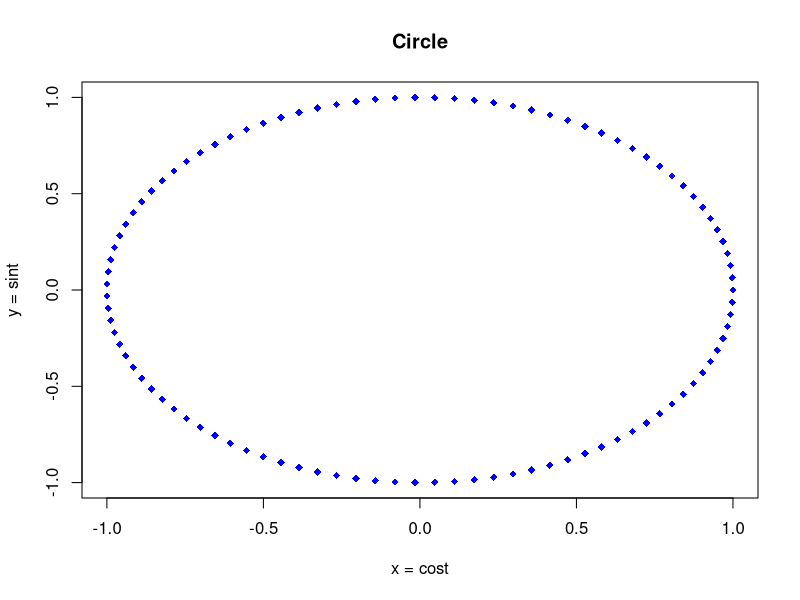
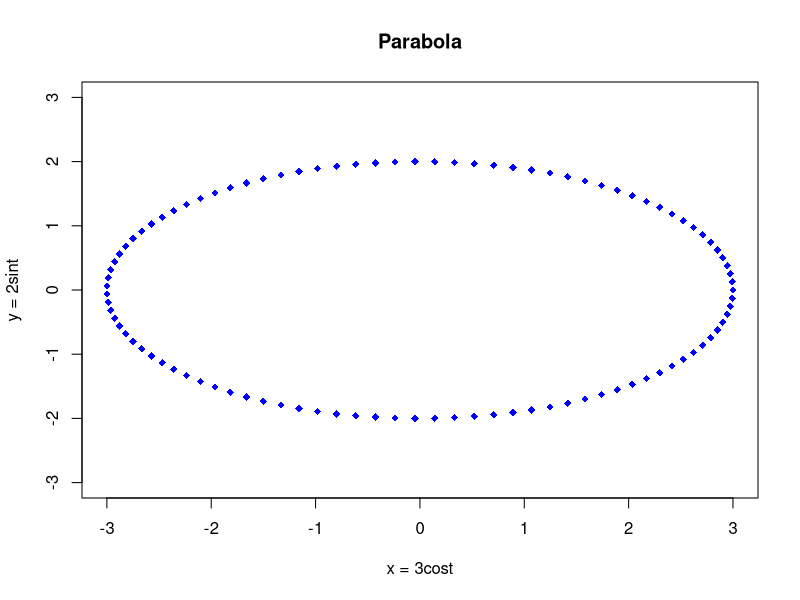
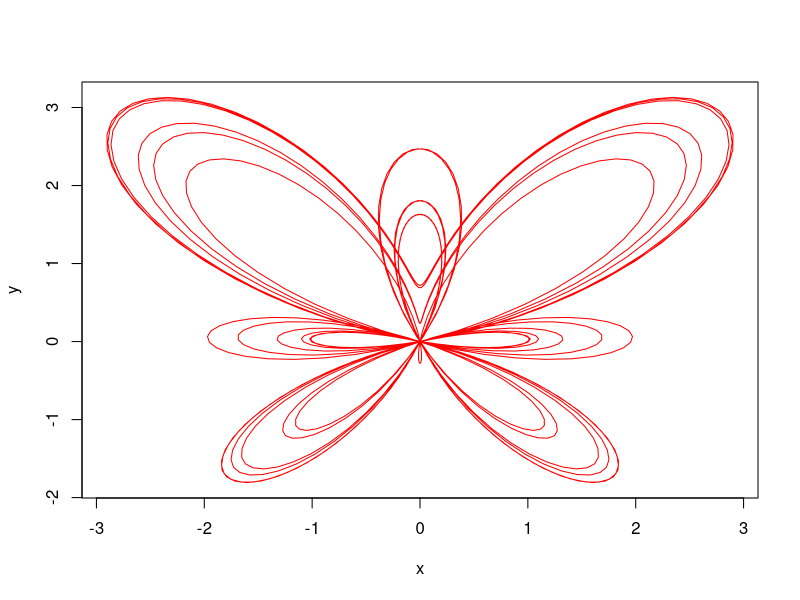
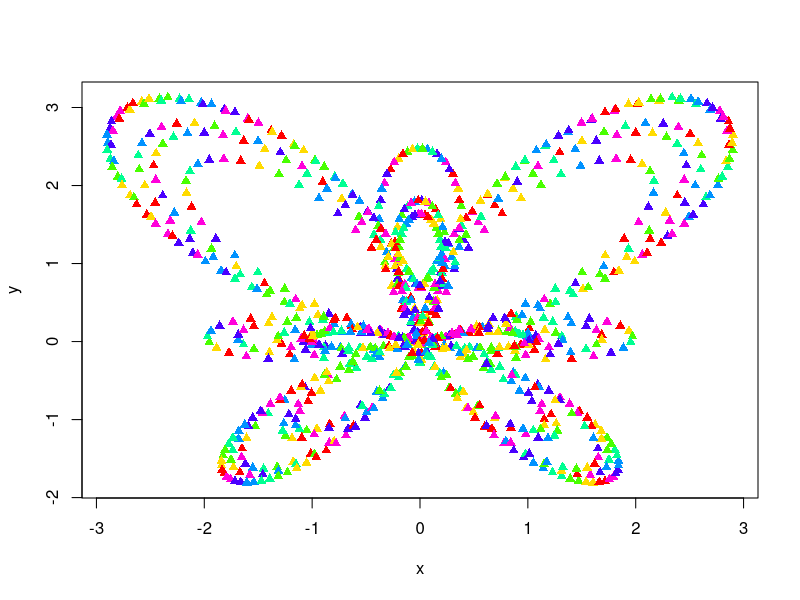
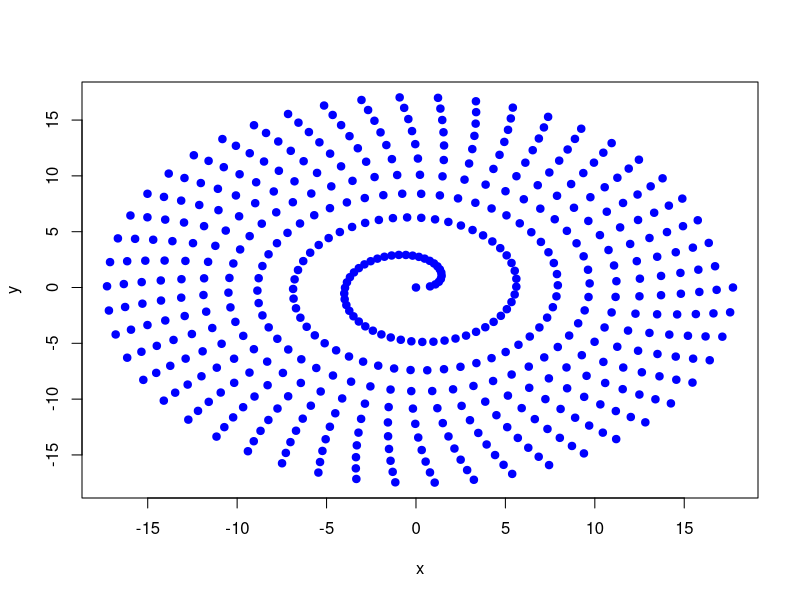
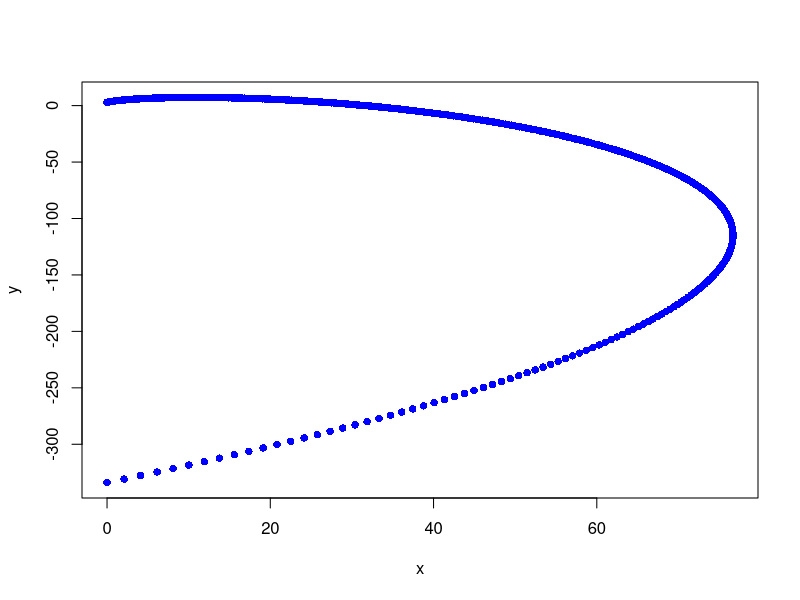
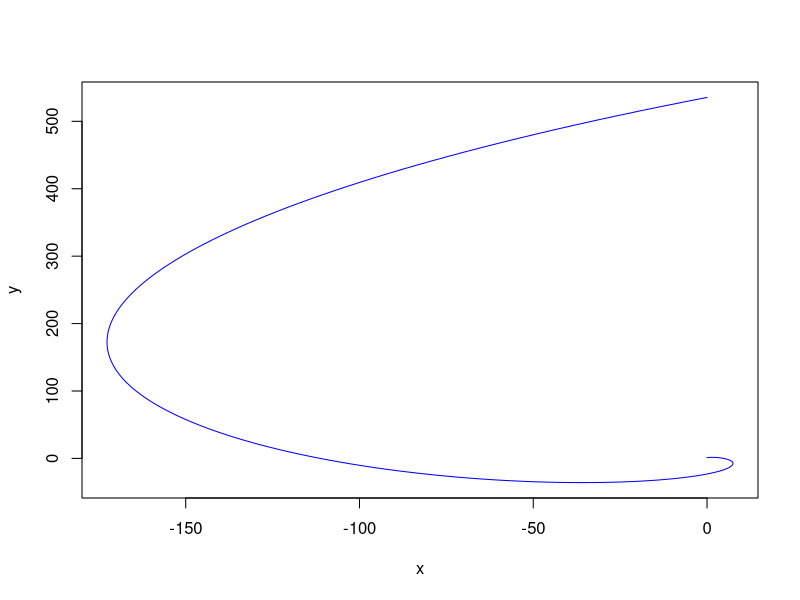
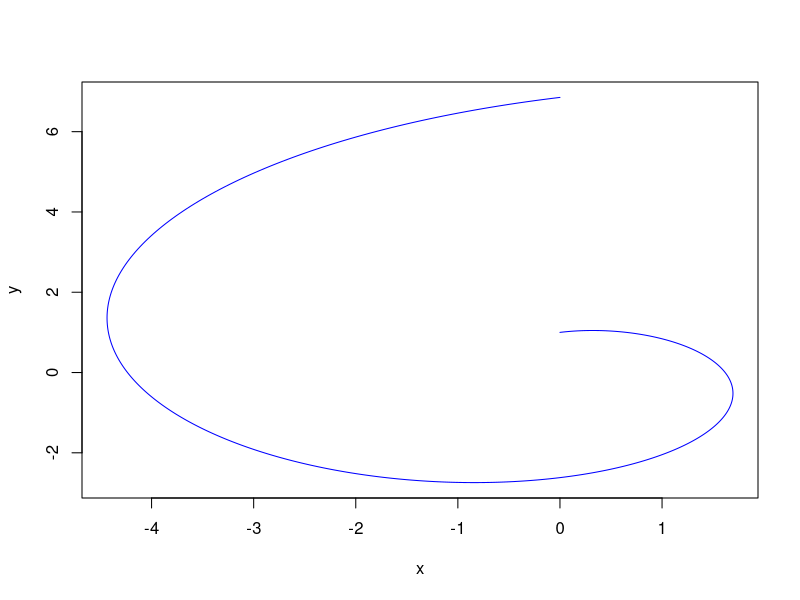

Write the R code that produced these figures, in order.
## ---- chunk 1
#circle
t <- seq(0, 2*pi, length.out = 100)
x <- cos(t)
y <- sin(t)
plot(x,y, pch = 18, col = 'blue', main = "Circle",
xlab="x = cost", ylab = "y = sint")


#parabola
t <- seq(0, 2*pi, length.out = 100)
x <- 3*cos(t)
y <- 2*sin(t)
plot(x,y, pch = 18, col = 'blue', ylim=c(-3,3), main = "Parabola",
xlab="x = 3cost", ylab = "y = 2sint")

#Butterfly curve (transcendental)
t <- seq(0, 12*pi, length.out = 1000)
x <- sin(t)*(exp(cos(t))-2*cos(4*t)-((sin(t/12))^5))
y <- cos(t)*(exp(cos(t))-2*cos(4*t)-((sin(t/12))^5))
plot(x,y, col="red", type="l")
plot(x, y, pch = 17, col = rainbow(7))

# Lituus
t <- seq(0, 20*pi, length.out = 500)
k <- 5
x <- sqrt(k*t)*cos(t)
y <- sqrt (k*t) * sin(t)
plot(x,y,pch=19, col="blue")

#logarithmic spiral
t <- seq(0, pi, length.out = 500)
x <- 3*exp(1.5*t)*sin(t)
y <- 3*exp(1.5*t)*cos(t)
plot(x,y, pch = 16, col = 'blue')


#logarithmic spiral multiple line
t <- seq(0, 2*pi, length.out = 500)
x <- exp(t)*sin(t)
y <- exp(t)*cos(t)
plot(x,y, type = 'l', col = 'blue')

#Golden spiral
t <- seq(0, 2*pi, length.out = 500)
r <-  1.618^(t*2/pi)
x <- r*sin(t)
y <- r*cos(t)
plot(x,y, type = 'l', col = 'blue')

#Golden spiral manual
angle <- 1/3*log(1/2)
n <- seq(1,500,20)
t <- angle*n
x <- sin(t)
y <- cos(t)
plot(x*t,y*t, pch=16, col="blue", main = " Golden angle")


#Circle the clumsy
x = seq(-10,10, 0.000225) 
y1 = sqrt(100-x^2)
y2 = -sqrt(100-x^2)
y = c(y1,y2)
plot(rep(x,2),y, pch=19)

curve(sqrt(25-x^2), from=-10, to=10, ylim=c(-10,10))

#with golden angle

angle <- pi*(3-sqrt(5))
n <- 500
t <- angle*(1:n)
x <- sin(t)
y <- cos(t)
plot(x*t,y*t, pch=16, col="blue", main = " Golden angle")

#fermat's spiral

angle <- pi*137.508/180
n <- 500
t <- angle*(1:n)
x <- sin(t)
y <- cos(t)
plot(x*t,y*t, pch=16, col="blue", main="Fermat")


#constant angle
angle <- pi*(3-sqrt(5))
n <- 500
t <- rep(angle, n)
x <- sin(t)
y <- cos(t)
plot(x*t,y*t, pch=16, col="blue", main = " Golden angle")

